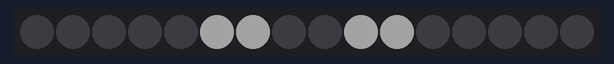
Simulated run of this sketch. Board: Arduino Uno, built with avr-gcc and run on an emulated ATmega328P. Parts: 16 RGB LEDs in strip order, left to right. Dim RGB values are drawn brighter than linear; random numbers use the default seed unless the sketch sets one.

Above: at 0.16 s.
At 9.37 s:
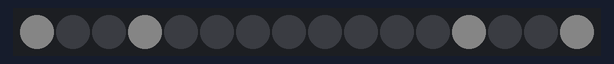
At 19.82 s:
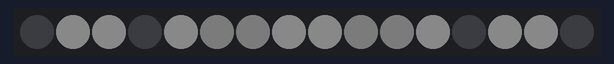
At 30.11 s:
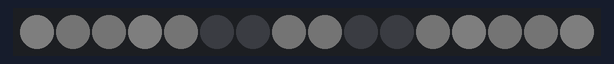
At 39.53 s:
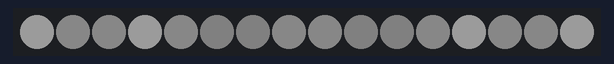

The sketch:

TLC_box_2.ino
```cpp
#include <Tlc5940.h>

#define DELAY_MS  (100)
#define MULT_LOW  (50)
#define MULT_HIGH (700)
#define DIV2 (3)
#define DIV3 (5)

void setup()
{
  Tlc.init();
}

int rPos = 0;
int gPos = 0;
int bPos = 0;
int ticks = 0;

void setRGB(int pos, int r, int g, int b)
{
  Tlc.set(pos, r);
  Tlc.set(pos + 16, g);
  Tlc.set(pos + 32, b);
}

void setXY(int x, int y, int r, int g, int b)
{
  setRGB(x + (y * 4), r, g, b);
}

void setInnerBox(int r, int g, int b)
{
  setXY(1, 1, r, g, b);
  setXY(1, 2, r, g, b);
  setXY(2, 1, r, g, b);
  setXY(2, 2, r, g, b);
}

void setCorners(int r, int g, int b)
{
  setXY(0, 0, r, g, b);
  setXY(0, 3, r, g, b);
  setXY(3, 0, r, g, b);
  setXY(3, 3, r, g, b);
}

void setOuterBox(int r, int g, int b)
{
  setXY(0, 1, r, g, b);
  setXY(0, 2, r, g, b);
  setXY(1, 0, r, g, b);
  setXY(1, 3, r, g, b);
  setXY(2, 0, r, g, b);
  setXY(2, 3, r, g, b);
  setXY(3, 1, r, g, b);
  setXY(3, 2, r, g, b);
}

void boxLoop()
{
  static char step = 0;
  static int r, g, b;
  int val;

  Tlc.setAll(0);

  if (step > 6) step = 0;

  switch (step++)
  {
  case 0:
    r = g = b = 0;

    val = random(MULT_HIGH - MULT_LOW) + MULT_LOW;
    switch (random(7))
    {
    case 0: r = val; break;
    case 1: g = val; break;
    case 2: b = val; break;
    case 3: r = g = val; break;
    case 4: g = b = val; break;
    case 5: b = r = val; break;
    case 6: r = g = b = val; break;
    }
    break;

  case 1: case 11:
    setInnerBox(r, g, b);
    break;

  case 2: case 10:
    setInnerBox(r / DIV2, g / DIV2, b / DIV2);
    setOuterBox(r, g, b);
    break;

  case 3: case 9:
    setInnerBox(r / DIV3, g / DIV3, b / DIV3);
    setOuterBox(r / DIV2, g / DIV2, b / DIV2);
    setCorners(r, g, b);
    break;

  case 4: case 8:
    setInnerBox(r / DIV3, g / DIV3, b / DIV3);
    setOuterBox(r / DIV2, g / DIV2, b / DIV2);
    setCorners(r, g, b);
    break;

  case 5: case 7:
    setOuterBox(r / DIV3, g / DIV3, b / DIV3);
    setCorners(r / DIV2, g / DIV2, b / DIV2);
    break;

  case 6:
    setCorners(r / DIV3, g / DIV3, b / DIV3);
    break;
  }

  Tlc.update();
  delay(DELAY_MS);
}

void loop()
{
  boxLoop();
}
```
